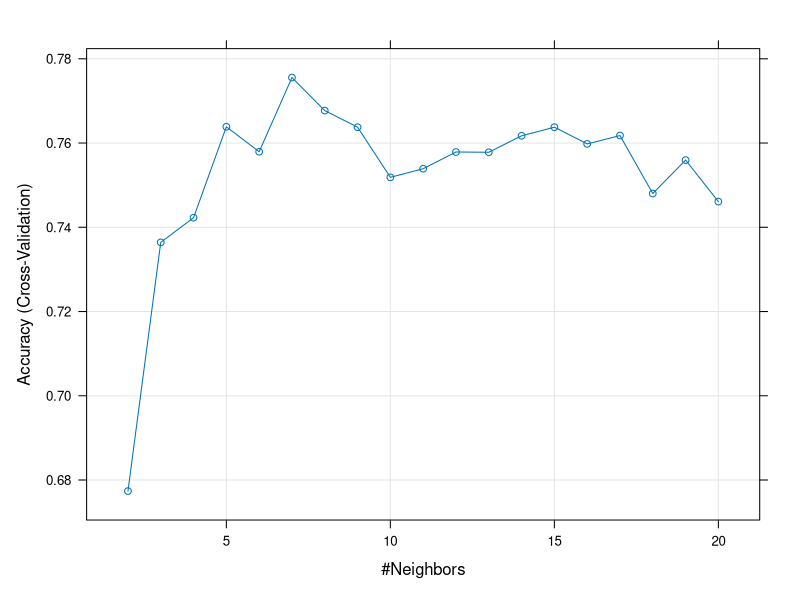

This figure's R source:
install.packages("dplyr")
install.packages("caret")

library(caret)
library(dplyr)

data(package ="mlbench", PimaIndiansDiabetes2)
head(PimaIndiansDiabetes2)
summary(PimaIndiansDiabetes2)

data<- PimaIndiansDiabetes2 %>%
  select(pregnant, glucose, pressure, mass, pedigree, age, diabetes)%>%
  na.omit()

set.seed(478)
index <- createDataPartition(data$diabetes,
                             p=0.7,
                             list = FALSE)

index
train_set <- data[index,]
test_set <- data[-index,]

modelLookup("knn")

ctrl = trainControl(method = "cv", number =8, verboseIter = TRUE)
knn_params = expand.grid(k=c(2:20))
                    
knn_model <- train(diabetes ~ .,
                   data = train_set,
                   method = "knn",
                   trControl = ctrl,
                   tuneGrid = knn_params)

knn_model

plot(knn_model)

knn_predict <- predict(knn_model, test_set)
confusionMatrix(knn_predict, test_set$diabetes)

#Modelo de regresión Logistica
gm_model <- train(diabetes ~ .,
                   data = train_set,
                   method = "glm",
                   trControl = ctrl,
                   tuneGrid = NULL)

gm_model

glm_predict <- predict(gm_model, test_set)
confusionMatrix(glm_predict, test_set$diabetes)